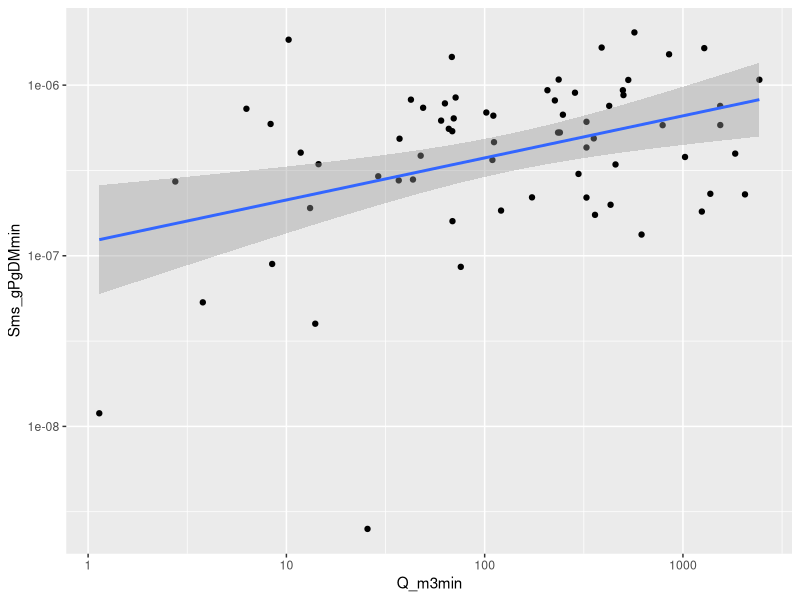

Generate this figure with R: (Note: this script raises an error after producing the figure.)
library(tidyverse)

#############################################################################################
# load data
#############################################################################################
sorp <- read.csv("01_RawData/RawSorptionData.csv", row.names = 1)[,-1] %>% 
  # remove outliers - excluded from other analyses
  filter(sorp_capacity != 1544.88) %>%
  filter(NAP != -810.38) %>%
  filter(NAP != 2680.00) %>%
  filter(NAP != 1401.03) %>% 
  filter(slope_ambP > 0) %>% 
  mutate(Stream = as.factor(Stream),
         Stream = fct_recode(Stream, PC = "Platter Creek",
                                     STF = "South Turkey Foot",
                                     WC = "West Creek",
                                     UTLC = "Unnamed Trib to Lost Creek",
                                     LFR = "Little Flat Rock",
                                     PR = "Potato Run")) %>% 
          # mass-specific sorption rate (g P/gDM/min)
  mutate(Sms_gPgDMmin = mass_sorp_P_DM_m/1000/1000/60, #convert from ug P to g P and from h to min
         # volumetric sorption rate (g P/m3/min)
         Svol_gPm3Min = Sms_gPgDMmin*(gDM_L_avg*1000), #convert gDM/L to gDM/m3
         # Native P (g P/gDM)
         NAP_gPgDM = NAP/1000/1000, # convert from ugP/gDM to gP/gDM
         # Sorption capacity (Smax - NAP; gP/gDM)
         Scap_gPgDM = sorp_capacity/1000/1000, #convert from µgP/gDM to gP/gDM
         # Smax (gP/gDM)
         Smax_gPgDM = (Scap_gPgDM + NAP_gPgDM)) %>% 
  #converting some other parameters
  mutate(AmbP_gPm3 = AmbP/1000/1000*1000, #converting from ugP/L to gPm3
         EPC_gPm3 = EPC/1000/1000*1000, #converting from ugP/L to gP/m3
         SS_gDMm3 = gDM_L_avg*1000, #converting from gDM/L to gDM/m3
         PP_gPm3 = ugP_L_avg/1000/1000*1000, # converting from ugP/L to gP/m3
         Q_m3min = Discharge /35.31467*60) %>%  #convert from CFS to m3/min
  mutate(SampleDate = as.POSIXct(SampleDate, format = "%m/%d/%y")) %>% 
  select(Stream, SampleDate, Percentile_flow, percentPP, percentOM, Sms_gPgDMmin:Q_m3min)

ggplot(sorp, aes(y = Sms_gPgDMmin, x = Q_m3min)) + 
  geom_point() +
  scale_x_log10() +
  scale_y_log10() +
  stat_smooth(method = "lm")

summary(lm(log(Sms_gPgDMmin) ~ log(Q_m3min), sorp))



write.csv(sorp,"04_generatedData/04d_SorpDat.csv")


         
         
